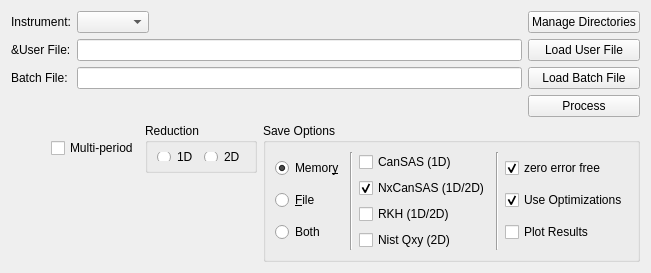
        <widget class="QWidget" name="run_page">
         <layout class="QVBoxLayout" name="verticalLayout_3">
          <item>
           <layout class="QVBoxLayout" name="run_layout">
            <item>
             <layout class="QGridLayout" name="header">
              <item row="1" column="1">
               <widget class="QLabel" name="user_file_label">
                <property name="toolTip">
                 <string>&lt;html&gt;&lt;head/&gt;&lt;body&gt;&lt;p&gt;Specify the user file (aka mask file) which is used to provide the bulk of the reduction settings. For a list of user file commands see &lt;a href=&quot;https://www.mantidproject.org/SANS_User_File_Commands&quot;&gt;&lt;span style=&quot; text-decoration: underline; color:#0000ff;&quot;&gt;here&lt;/span&gt;&lt;/a&gt;.&lt;/p&gt;&lt;/body&gt;&lt;/html&gt;</string>
                </property>
                <property name="frameShape">
                 <enum>QFrame::NoFrame</enum>
                </property>
                <property name="text">
                 <string>&amp;User File:</string>
                </property>
                <property name="buddy">
                 <cstring>masking_table</cstring>
                </property>
               </widget>
              </item>
              <item row="1" column="5">
               <widget class="QPushButton" name="user_file_button">
                <property name="toolTip">
                 <string>&lt;html&gt;&lt;head/&gt;&lt;body&gt;&lt;p&gt;Specify the user file (aka mask file) which is used to provide the bulk of the reduction settings. For a list of user file commands see &lt;a href=&quot;https://www.mantidproject.org/SANS_User_File_Commands&quot;&gt;&lt;span style=&quot; text-decoration: underline; color:#0000ff;&quot;&gt;here&lt;/span&gt;&lt;/a&gt;.&lt;/p&gt;&lt;/body&gt;&lt;/html&gt;</string>
                </property>
                <property name="text">
                 <string>Load User File</string>
                </property>
               </widget>
              </item>
              <item row="2" column="1">
               <widget class="QLabel" name="batch_label">
                <property name="toolTip">
                 <string>&lt;html&gt;&lt;head/&gt;&lt;body&gt;&lt;p&gt;Specify a batch file to load. For the batch file format see &lt;a href=&quot;https://www.mantidproject.org/SANS_batch_file_format&quot;&gt;&lt;span style=&quot; text-decoration: underline; color:#0000ff;&quot;&gt;here&lt;/span&gt;&lt;/a&gt;.&lt;/p&gt;&lt;/body&gt;&lt;/html&gt;</string>
                </property>
                <property name="text">
                 <string>Batch File:</string>
                </property>
               </widget>
              </item>
              <item row="2" column="4">
               <widget class="QLineEdit" name="batch_line_edit">
                <property name="toolTip">
                 <string>&lt;html&gt;&lt;head/&gt;&lt;body&gt;&lt;p&gt;Specify a batch file to load. For the batch file format see &lt;a href=&quot;https://www.mantidproject.org/SANS_batch_file_format&quot;&gt;&lt;span style=&quot; text-decoration: underline; color:#0000ff;&quot;&gt;here&lt;/span&gt;&lt;/a&gt;.&lt;/p&gt;&lt;/body&gt;&lt;/html&gt;</string>
                </property>
               </widget>
              </item>
              <item row="1" column="4">
               <widget class="QLineEdit" name="user_file_line_edit">
                <property name="toolTip">
                 <string>&lt;html&gt;&lt;head/&gt;&lt;body&gt;&lt;p&gt;Specify the user file (aka mask file) which is used to provide the bulk of the reduction settings. For a list of user file commands see &lt;a href=&quot;https://www.mantidproject.org/SANS_User_File_Commands&quot;&gt;&lt;span style=&quot; text-decoration: underline; color:#0000ff;&quot;&gt;here&lt;/span&gt;&lt;/a&gt;.&lt;/p&gt;&lt;/body&gt;&lt;/html&gt;</string>
                </property>
               </widget>
              </item>
              <item row="2" column="5">
               <widget class="QPushButton" name="batch_button">
                <property name="toolTip">
                 <string>&lt;html&gt;&lt;head/&gt;&lt;body&gt;&lt;p&gt;Specify a batch file to load. For the batch file format see &lt;a href=&quot;https://www.mantidproject.org/SANS_batch_file_format&quot;&gt;&lt;span style=&quot; text-decoration: underline; color:#0000ff;&quot;&gt;here&lt;/span&gt;&lt;/a&gt;.&lt;/p&gt;&lt;/body&gt;&lt;/html&gt;</string>
                </property>
                <property name="text">
                 <string>Load Batch File</string>
                </property>
               </widget>
              </item>
              <item row="0" column="1">
               <widget class="QLabel" name="instrument_label">
                <property name="text">
                 <string>Instrument:</string>
                </property>
               </widget>
              </item>
              <item row="0" column="5">
               <widget class="QPushButton" name="manage_directories_button">
                <property name="text">
                 <string>Manage Directories</string>
                </property>
               </widget>
              </item>
              <item row="0" column="4">
               <layout class="QHBoxLayout" name="horizontalLayout_2">
                <item>
                 <widget class="QComboBox" name="instrument_combo_box">
                  <property name="sizePolicy">
                   <sizepolicy hsizetype="Minimum" vsizetype="Fixed">
                    <horstretch>0</horstretch>
                    <verstretch>0</verstretch>
                   </sizepolicy>
                  </property>
                  <property name="maximumSize">
                   <size>
                    <width>834</width>
                    <height>16777215</height>
                   </size>
                  </property>
                 </widget>
                </item>
                <item>
                 <spacer name="horizontalSpacer">
                  <property name="orientation">
                   <enum>Qt::Horizontal</enum>
                  </property>
                  <property name="sizeHint" stdset="0">
                   <size>
                    <width>40</width>
                    <height>20</height>
                   </size>
                  </property>
                 </spacer>
                </item>
               </layout>
              </item>
              <item row="3" column="5">
               <widget class="QPushButton" name="process_button">
                <property name="text">
                 <string>Process</string>
                </property>
               </widget>
              </item>
             </layout>
            </item>
            <item>
             <layout class="QVBoxLayout" name="data_processor_widget_layout"/>
            </item>
            <item>
             <layout class="QGridLayout" name="gridLayout_7">
              <item row="0" column="3">
               <widget class="QGroupBox" name="reduction_dimensionality_group_box">
                <property name="maximumSize">
                 <size>
                  <width>16777215</width>
                  <height>50</height>
                 </size>
                </property>
                <property name="title">
                 <string>Reduction</string>
                </property>
                <layout class="QHBoxLayout" name="horizontalLayout_8">
                 <item>
                  <widget class="QRadioButton" name="reduction_dimensionality_1D">
                   <property name="text">
                    <string>&amp;1D</string>
                   </property>
                  </widget>
                 </item>
                 <item>
                  <widget class="QRadioButton" name="reduction_dimensionality_2D">
                   <property name="text">
                    <string>&amp;2D</string>
                   </property>
                  </widget>
                 </item>
                </layout>
               </widget>
              </item>
              <item row="0" column="1">
               <spacer name="horizontalSpacer_2">
                <property name="orientation">
                 <enum>Qt::Horizontal</enum>
                </property>
                <property name="sizeHint" stdset="0">
                 <size>
                  <width>40</width>
                  <height>20</height>
                 </size>
                </property>
               </spacer>
              </item>
              <item row="0" column="4" rowspan="2">
               <widget class="QGroupBox" name="save_group_box">
                <property name="styleSheet">
                 <string notr="true"/>
                </property>
                <property name="title">
                 <string>Save Options</string>
                </property>
                <property name="flat">
                 <bool>false</bool>
                </property>
                <layout class="QHBoxLayout" name="horizontalLayout_4">
                 <item>
                  <layout class="QHBoxLayout" name="save_layout">
                   <item>
                    <layout class="QVBoxLayout" name="save_location_layout">
                     <item>
                      <widget class="QRadioButton" name="output_mode_memory_radio_button">
                       <property name="toolTip">
                        <string>&lt;html&gt;&lt;head/&gt;&lt;body&gt;&lt;p&gt;The save locations for the output of batch reductions are: Memory (RAM), File (Hard disk), Both (RAM and Hard disk).&lt;/p&gt;&lt;/body&gt;&lt;/html&gt;</string>
                       </property>
                       <property name="text">
                        <string>Memor&amp;y</string>
                       </property>
                       <property name="checked">
                        <bool>true</bool>
                       </property>
                      </widget>
                     </item>
                     <item>
                      <widget class="QRadioButton" name="output_mode_file_radio_button">
                       <property name="toolTip">
                        <string>&lt;html&gt;&lt;head/&gt;&lt;body&gt;&lt;p&gt;The save locations for the output of batch reductions are: Memory (RAM), File (Hard disk), Both (RAM and Hard disk).&lt;/p&gt;&lt;/body&gt;&lt;/html&gt;</string>
                       </property>
                       <property name="text">
                        <string>&amp;File</string>
                       </property>
                      </widget>
                     </item>
                     <item>
                      <widget class="QRadioButton" name="output_mode_both_radio_button">
                       <property name="toolTip">
                        <string>&lt;html&gt;&lt;head/&gt;&lt;body&gt;&lt;p&gt;The save locations for the output of batch reductions are: Memory (RAM), File (Hard disk), Both (RAM and Hard disk).&lt;/p&gt;&lt;/body&gt;&lt;/html&gt;</string>
                       </property>
                       <property name="text">
                        <string>Both</string>
                       </property>
                      </widget>
                     </item>
                    </layout>
                   </item>
                   <item>
                    <widget class="Line" name="line">
                     <property name="orientation">
                      <enum>Qt::Vertical</enum>
                     </property>
                    </widget>
                   </item>
                   <item>
                    <layout class="QVBoxLayout" name="save_file_format_layout">
                     <item>
                      <widget class="QCheckBox" name="can_sas_checkbox">
                       <property name="toolTip">
                        <string>&lt;html&gt;&lt;head/&gt;&lt;body&gt;&lt;p&gt;The save file formats. Note that different formats are suitable for different reduction dimensionalities.&lt;/p&gt;&lt;/body&gt;&lt;/html&gt;</string>
                       </property>
                       <property name="text">
                        <string>CanSAS (1D)</string>
                       </property>
                      </widget>
                     </item>
                     <item>
                      <widget class="QCheckBox" name="nx_can_sas_checkbox">
                       <property name="toolTip">
                        <string>&lt;html&gt;&lt;head/&gt;&lt;body&gt;&lt;p&gt;The save file formats. Note that different formats are suitable for different reduction dimensionalities.&lt;/p&gt;&lt;/body&gt;&lt;/html&gt;</string>
                       </property>
                       <property name="text">
                        <string>NxCanSAS (1D/2D)</string>
                       </property>
                       <property name="checked">
                        <bool>true</bool>
                       </property>
                      </widget>
                     </item>
                     <item>
                      <widget class="QCheckBox" name="rkh_checkbox">
                       <property name="toolTip">
                        <string>&lt;html&gt;&lt;head/&gt;&lt;body&gt;&lt;p&gt;The save file formats. Note that different formats are suitable for different reduction dimensionalities.&lt;/p&gt;&lt;/body&gt;&lt;/html&gt;</string>
                       </property>
                       <property name="text">
                        <string>RKH (1D/2D)</string>
                       </property>
                      </widget>
                     </item>
                     <item>
                      <widget class="QCheckBox" name="nist_qxy_checkbox">
                       <property name="toolTip">
                        <string>&lt;html&gt;&lt;head/&gt;&lt;body&gt;&lt;p&gt;The save file formats. Note that different formats are suitable for different reduction dimensionalities.&lt;/p&gt;&lt;/body&gt;&lt;/html&gt;</string>
                       </property>
                       <property name="text">
                        <string>Nist Qxy (2D)</string>
                       </property>
                      </widget>
                     </item>
                    </layout>
                   </item>
                   <item>
                    <widget class="Line" name="line_2">
                     <property name="orientation">
                      <enum>Qt::Vertical</enum>
                     </property>
                    </widget>
                   </item>
                   <item>
                    <layout class="QGridLayout" name="gridLayout">
                     <item row="1" column="0">
                      <widget class="QCheckBox" name="use_optimizations_checkbox">
                       <property name="toolTip">
                        <string>&lt;html&gt;&lt;head/&gt;&lt;body&gt;&lt;p&gt;When optimizations are turned on then data is being stored in RAM and reused. The optimizations affect the raw data files and can reductions. Most of the time you will want these optimizations enabled. Disable the optimizations if you run a very long batch reduction where there might be the danger  that your RAM will max out.&lt;/p&gt;&lt;/body&gt;&lt;/html&gt;</string>
                       </property>
                       <property name="text">
                        <string>Use Optimizations</string>
                       </property>
                       <property name="checked">
                        <bool>true</bool>
                       </property>
                      </widget>
                     </item>
                     <item row="0" column="0">
                      <widget class="QCheckBox" name="save_zero_error_free">
                       <property name="toolTip">
                        <string>&lt;html&gt;&lt;head/&gt;&lt;body&gt;&lt;p&gt;When enabled it will replace all entries with zero-valued errors with errors of magnitude 1e6. &lt;/p&gt;&lt;/body&gt;&lt;/html&gt;</string>
                       </property>
                       <property name="text">
                        <string>zero error free</string>
                       </property>
                       <property name="checked">
                        <bool>true</bool>
                       </property>
                      </widget>
                     </item>
                     <item row="2" column="0">
                      <widget class="QCheckBox" name="plot_results_checkbox">
                       <property name="text">
                        <string>Plot Results</string>
                       </property>
                      </widget>
                     </item>
                    </layout>
                   </item>
                  </layout>
                 </item>
                </layout>
               </widget>
              </item>
              <item row="0" column="2">
               <widget class="QCheckBox" name="multi_period_check_box">
                <property name="text">
                 <string>Multi-period</string>
                </property>
               </widget>
              </item>
             </layout>
            </item>
           </layout>
          </item>
         </layout>
        </widget>
